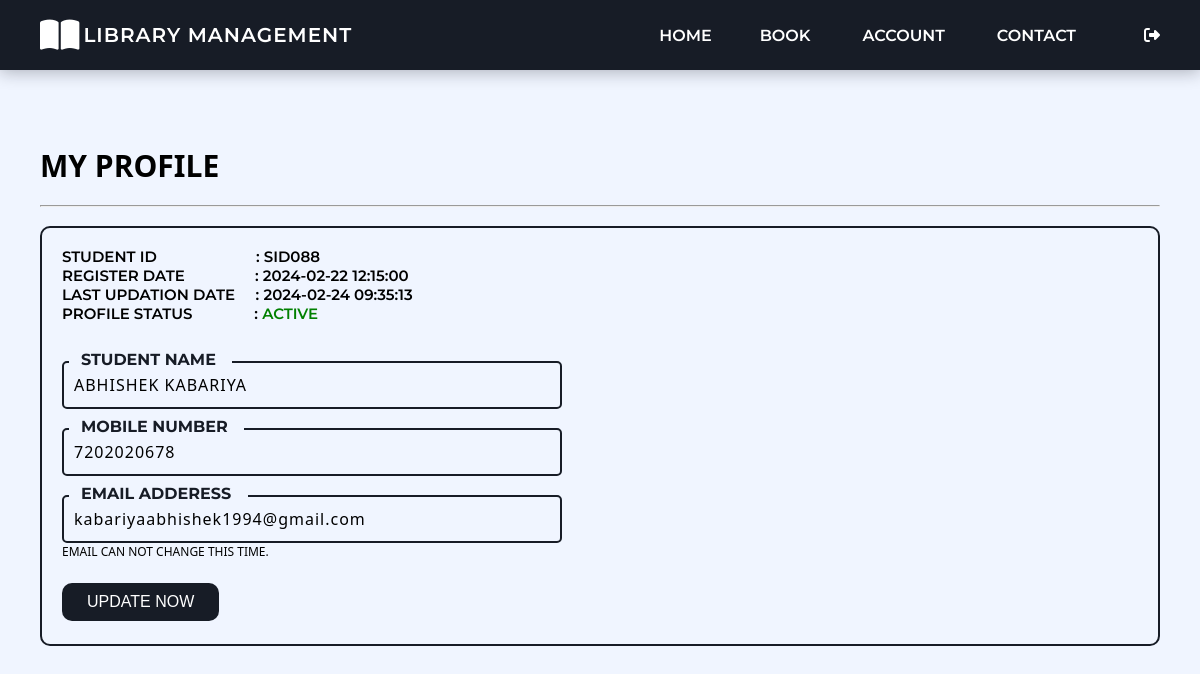
Screenshot of /my-profile.php (signed in) with the database file from the repository.
### tables this page shows
CREATE TABLE `tblstudents` (
  `id` int(11) NOT NULL,
  `StudentId` varchar(100) DEFAULT NULL,
  `FullName` varchar(120) DEFAULT NULL,
  `EmailId` varchar(120) DEFAULT NULL,
  `otp` int(11) NOT NULL,
  `MobileNumber` char(11) DEFAULT NULL,
  `Password` varchar(120) DEFAULT NULL,
  `Status` int(1) DEFAULT NULL,
  `RegDate` timestamp NULL DEFAULT current_timestamp(),
  `UpdationDate` timestamp NULL DEFAULT NULL ON UPDATE current_timestamp()
);

### my-profile.php (the view, shortened to what this page needs)
<?php
include('includes/config.php');
if(strlen($_SESSION['login'])==0)
    {
header('location:index.php');
}
else{
?>
<!DOCTYPE html>
<html xmlns="http://www.w3.org/1999/xhtml">
<?php include('includes/header.php');?>
<div class="content-wrapper">
    <div class="container">
        <div class="row pad-botm">
            <div class="col-md-12">
                <h4 class="header-line">My Profile</h4>
            </div>
        </div><br>
        <hr><br>
        <div class="bigbox"><br>
            <form name="signup" method="post">
                <?php
                    $sid=$_SESSION['stdid'];
                    $sql="SELECT StudentId,FullName,EmailId,MobileNumber,RegDate,UpdationDate,Status from  tblstudents  where StudentId=:sid ";
                    $query = $dbh -> prepare($sql);
                    $query-> bindParam(':sid', $sid, PDO::PARAM_STR);
                    $query->execute();
                    $results=$query->fetchAll(PDO::FETCH_OBJ);
                    if($query->rowCount() > 0)
                    {
                    foreach($results as $result)
                    {
                ?>
                <p class="texts">Student ID
                    &nbsp;&nbsp;&nbsp;&nbsp;&nbsp;&nbsp;&nbsp;&nbsp;&nbsp;&nbsp;&nbsp;&nbsp;&nbsp;&nbsp;&nbsp;&nbsp;&nbsp;&nbsp;&nbsp;&nbsp;&nbsp;&nbsp;
                    : <?php echo htmlentities($result->StudentId);?> <br>
                    Register Date
                    &nbsp;&nbsp;&nbsp;&nbsp;&nbsp;&nbsp;&nbsp;&nbsp;&nbsp;&nbsp;&nbsp;&nbsp;&nbsp;&nbsp;&nbsp;&nbsp;:
                    <?php echo htmlentities($result->RegDate);?> <br>
                    Last Updation Date &nbsp;&nbsp;&nbsp;&nbsp;: <?php echo htmlentities($result->UpdationDate);?>
                    <br>
                    Profile Status &nbsp;&nbsp;&nbsp;&nbsp;&nbsp;&nbsp;&nbsp;&nbsp;&nbsp;&nbsp;&nbsp;&nbsp;&nbsp;&nbsp;:
                    <?php if($result->Status==1){?>
                    <span style="color: green">Active</span>
                    <?php } else { ?>
                    <span style="color: red">Blocked</span>
                    <?php }?>
                </p>
                <br>
                <div class="form-group">
                    <div class="coolinput">
                        <label for="input" class="text">&nbsp; STUDENT NAME &nbsp;&nbsp;</label>
                        <input class="input" type="text" name="fullanme"
                            value="<?php echo htmlentities($result->FullName);?>" autocomplete="off" required />
                    </div>
                    <div class="coolinput">
                        <label for="input" class="text">&nbsp; mobile number &nbsp;&nbsp;</label>
                        <input class="input" type="text" name="mobileno" maxlength="10"
                            value="<?php echo htmlentities($result->MobileNumber);?>" autocomplete="off" required />
                    </div>
                    <div class="coolinput">
                        <label for="input" class="text">&nbsp; email adderess &nbsp;&nbsp;</label>
                        <input class="input" type="email" name="email" id="emailid"
                            value="<?php echo htmlentities($result->EmailId);?>" autocomplete="off" required readonly />
                    </div>
                    <p class="isbntext">EMAIL CAN NOT CHANGE THIS TIME.</p>
                </div>
                <?php }} ?>
                <br>
                <button type="submit" name="update" class="bttn" id="submit">Update Now
                </button>
            </form><br>
        </div>
        </body>
</html>
<?php } ?>

### assets/css/student_style.css (style rules this page uses)
:root { --header-height: 2.5rem; --black-color: hsl(220, 24%, 12%); --black-color-light: hsl(220, 24%, 15%); --black-color-lighten: hsl(220, 20%, 18%); --white-color: #fff; --body-color: hsl(220, 100%, 97%); --body-font: "Montserrat", sans-serif; --normal-font-size: .938rem; --font-regular: 400; --font-semi-bold: 600; --z-tooltip: 10; --z-fixed: 100; }
@media screen and (min-width: 1024px) { :root { --normal-font-size: 1rem; } }
* { box-sizing: border-box; padding: 0; margin: 0; text-decoration: none !important; }
body { font-family: var(--body-font); font-size: var(--normal-font-size); background-color: var(--body-color); text-transform: uppercase; text-decoration: none !important; }
.container { max-width: 1120px; margin-inline: 1.5rem; }
.row { display: grid; grid-template-columns: repeat(4fr, 580px); }
.row.pad-botm { margin-top: 50px; text-transform: uppercase; }
.header-line { font-size: 30px; font-weight: bolder; font-family: system-ui, -apple-system, BlinkMacSystemFont, 'Segoe UI', Roboto, Oxygen, Ubuntu, Cantarell, 'Open Sans', 'Helvetica Neue', sans-serif; }
@media screen and (min-width: 1118px) { .container { margin-inline: auto; } }
.coolinput { display: flex; flex-direction: column; width: fit-content; position: static; max-width: 240px; margin-left: 20px; }
.coolinput label.text { font-size: 1rem; color: var(--black-color); font-weight: 700; position: relative; top: 0.5rem; margin: 0 0 0 7px; padding: 0 3px; background: var(--body-color); width: fit-content; }
.coolinput input[type=text].input { padding: 11px 10px; font-size: 1rem; border: 2px var(--black-color) solid; border-radius: 5px; background: var(--body-color); color: black; width: 500px; font-weight: 500; font-family: system-ui, -apple-system, BlinkMacSystemFont, 'Segoe UI', Roboto, Oxygen, Ubuntu, Cantarell, 'Open Sans', 'Helvetica Neue', sans-serif; letter-spacing: 1px; }
.coolinput input[type=email].input { padding: 11px 10px; font-size: 1rem; border: 2px var(--black-color) solid; border-radius: 5px; background: var(--body-color); color: black; width: 500px; font-weight: 500; font-family: system-ui, -apple-system, BlinkMacSystemFont, 'Segoe UI', Roboto, Oxygen, Ubuntu, Cantarell, 'Open Sans', 'Helvetica Neue', sans-serif; letter-spacing: 1px; }
.bigbox { border: 2px solid var(--black-color); border-radius: 10px; width: auto; height: auto; }
.texts { font-size: 15px; padding-left: 20px; color: black; font-weight: 600; }
button.bttn { background-color: var(--black-color); border: none; color: white; text-align: center; text-decoration: none; display: inline-block; font-size: 16px; margin: 4px 2px; cursor: pointer; text-transform: uppercase; padding: 10px 25px; border-radius: 10px; margin-left: 20px; }
p.isbntext { margin-left: 20px; font-family: system-ui, -apple-system, BlinkMacSystemFont, 'Segoe UI', Roboto, Oxygen, Ubuntu, Cantarell, 'Open Sans', 'Helvetica Neue', sans-serif; font-size: 12px; }

### rows the page displays
tblstudents: StudentId "SID088", RegDate "2024-02-22 12:15:00", UpdationDate "2024-02-24 09:35:13", Status "ACTIVE", fullanme "ABHISHEK KABARIYA", mobileno "7202020678", email "kabariyaabhishek1994@gmail.com"
